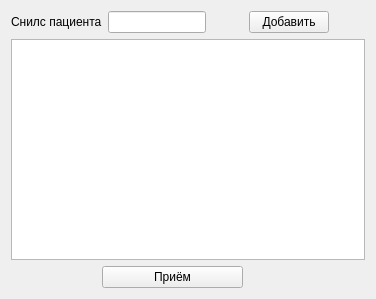
<?xml version="1.0" encoding="UTF-8"?>
<ui version="4.0">
 <class>Widget</class>
 <widget class="QWidget" name="Widget">
  <property name="geometry">
   <rect>
    <x>0</x>
    <y>0</y>
    <width>376</width>
    <height>299</height>
   </rect>
  </property>
  <property name="windowTitle">
   <string>Widget</string>
  </property>
  <layout class="QGridLayout" name="gridLayout">
   <item row="1" column="5">
    <spacer name="horizontalSpacer_4">
     <property name="orientation">
      <enum>Qt::Horizontal</enum>
     </property>
     <property name="sizeHint" stdset="0">
      <size>
       <width>40</width>
       <height>20</height>
      </size>
     </property>
    </spacer>
   </item>
   <item row="1" column="2">
    <widget class="QLineEdit" name="lineEdit"/>
   </item>
   <item row="4" column="1" colspan="3">
    <widget class="QPushButton" name="receptionButton">
     <property name="text">
      <string>Приём</string>
     </property>
    </widget>
   </item>
   <item row="1" column="0" colspan="2">
    <widget class="QLabel" name="label_2">
     <property name="text">
      <string>Снилс пациента</string>
     </property>
    </widget>
   </item>
   <item row="4" column="0">
    <spacer name="horizontalSpacer_5">
     <property name="orientation">
      <enum>Qt::Horizontal</enum>
     </property>
     <property name="sizeHint" stdset="0">
      <size>
       <width>40</width>
       <height>20</height>
      </size>
     </property>
    </spacer>
   </item>
   <item row="3" column="0" colspan="6">
    <widget class="QListWidget" name="QueueWidget"/>
   </item>
   <item row="1" column="4">
    <widget class="QPushButton" name="addButton">
     <property name="text">
      <string>Добавить</string>
     </property>
    </widget>
   </item>
   <item row="1" column="3">
    <spacer name="horizontalSpacer_3">
     <property name="orientation">
      <enum>Qt::Horizontal</enum>
     </property>
     <property name="sizeHint" stdset="0">
      <size>
       <width>40</width>
       <height>20</height>
      </size>
     </property>
    </spacer>
   </item>
   <item row="4" column="4" colspan="2">
    <spacer name="horizontalSpacer_6">
     <property name="orientation">
      <enum>Qt::Horizontal</enum>
     </property>
     <property name="sizeHint" stdset="0">
      <size>
       <width>40</width>
       <height>20</height>
      </size>
     </property>
    </spacer>
   </item>
  </layout>
 </widget>
 <resources/>
 <connections/>
</ui>
